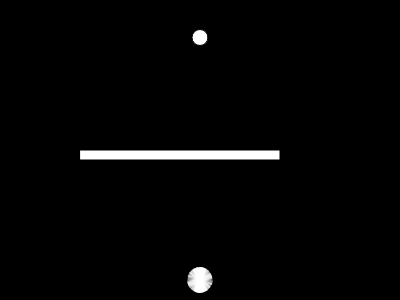
Frame 1 (no input)
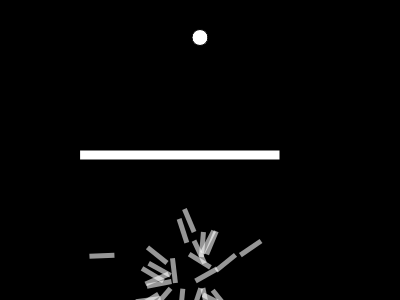
Frame 60 (no input)
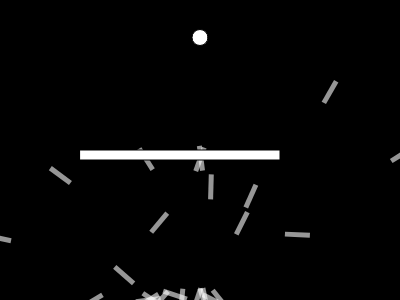
Frame 120 (the mouse pressed at the canvas centre since frame 60)

The p5.js sketch that drew these frames (run headless with seeded random() and noise() and a simulated clock; from frame 60 on, the mouse is pressed at the canvas centre):

// p5.js sketch
// ── sketch.js
var population;
var lifespan = 400;
var lifeP;
var count = 0;
var target;
width = 400;
height = 300;
var maxForce = 0.2;

var rx = width / 5;
var ry = height / 2;
var rw = 200;
var rh = 10;

function setup() {
  width = 400;
  height = 300;
  createCanvas(width, height);
  rocket = new Rocket();
  population = new Population();
  lifeP = createP();
  target = createVector(width/2, height/8);
}

function draw() {
  background(0);
  population.run();
  lifeP.html(count);

  count++;
  if (count == lifespan) {
    population.evaluate();
    population.selection();
    count = 0;
  }

  fill(255);
  rect(rx, ry, rw, rh);
  ellipse(target.x, target.y, 16, 16);
}

function Population() {
  this.rockets = [];
  this.popsize = 25;

  for (var i = 0; i < this.popsize; i++) {
    this.rockets[i] = new Rocket();
  }

  this.evaluate = function() {

    var maxfit = 0;
    for (var i = 0; i < this.popsize; i++) {
      this.rockets[i].calcFitness();
      if(this.rockets[i].fitness > maxfit) {
        maxfit = this.rockets[i].fitness;
      }
    }

    for (var i = 0; i < this.popsize; i++) {
      this.rockets[i].fitness /= maxfit;
    }

    this.matingpool = [];

    for (var i = 0; i < this.popsize; i++) {
      var n = this.rockets[i].fitness * 100;
      for (var j = 0; j < n; j++) {
        this.matingpool.push(this.rockets[i]);
      }
    }
  }

  this.selection = function() {
    var newRockets = [];
    for (var i = 0; i < this.rockets.length; i++) {
      var parentA = random(this.matingpool).dna;
      var parentB = random(this.matingpool).dna;
      var child = parentA.crossover(parentB);
      child.mutation();
      newRockets[i] = new Rocket(child);
    }
    this.rockets = newRockets;

  }
  

  this.run = function() {
    for (var i = 0; i < this.popsize; i++) {
      this.rockets[i].update();
      this.rockets[i].show();
    }
  }
}

function DNA(genes) {
  if (genes) {
    this.genes = genes;
  } else {
    this.genes = [];
    for (var i = 0; i < lifespan; i++) {
      this.genes[i] = p5.Vector.random2D();
      this.genes[i].setMag(maxForce);
    }
  }

  this.crossover = function(partner) {
    var newgenes = [];
    var mid = floor(random(this.genes.length));
    for (var i = 0; i < this.genes.length; i++) {
      if (i > mid) {
        newgenes[i] = this.genes[i];
      } else {
        newgenes[i] = partner.genes[i];
      }
    }
    return new DNA(newgenes);
  }

  this.mutation = function() {
    for (var i = 0; i < this.genes.length; i++) {
      if (random(1) < 0.01) {
        this.genes[i] = p5.Vector.random2D();
        this.genes[i].setMag(maxForce);
      }
    }
  }
}

function Rocket(dna) {
  this.pos = createVector(width/2, height - 20);
  this.vel = createVector(0,0)
  this.acc = createVector();
  this.completed = false;
  this.crashed = false;

  if (dna) {
    this.dna = dna;
  } else {
    this.dna = new DNA();
  }
  this.fitness = 0;

  this.applyForce = function(force) {
    this.acc.add(force);
  }

  this.calcFitness = function() {
    var d = dist(this.pos.x, this.pos.y, target.x, target.y);
    this.fitness = map(d, 0, width, width, 0);
    if (this.completed) {
      this.fitness *= 10;
    }
    if (this.crashed) {
      this.fitness = 1;
    }
  }

  this.update = function() {

    var d = dist(this.pos.x, this.pos.y, target.x, target.y);
    if (d < 10) {
      this.completed = true;
      this.pos = target.copy();
    }

    if (this.pos.x > rx && this.pos.x < rx + rw && this.pos.y > ry && this.pos.y < ry + rh) {
      this.crashed = true;
    }

    if (this.pos.x > width || this.pos.x < 0) {
      this.crashed = true;
    }

    if (this.pos.y > height || this.pos.y < 0) {
      this.crashed = true;
    }

    this.applyForce(this.dna.genes[count]);

    if (!this.completed && !this.crashed) {
      this.vel.add(this.acc);
      this.pos.add(this.vel);
      this.acc.mult(0);
      this.vel.limit(4);
    }
  }

  this.show = function() {
    push ();
    noStroke();
    fill (255, 150);
    translate(this.pos.x, this.pos.y);
    rotate (this.vel.heading());
    rectMode(CENTER);
    rect (0,0,25,5);
    pop ();
  }
}
